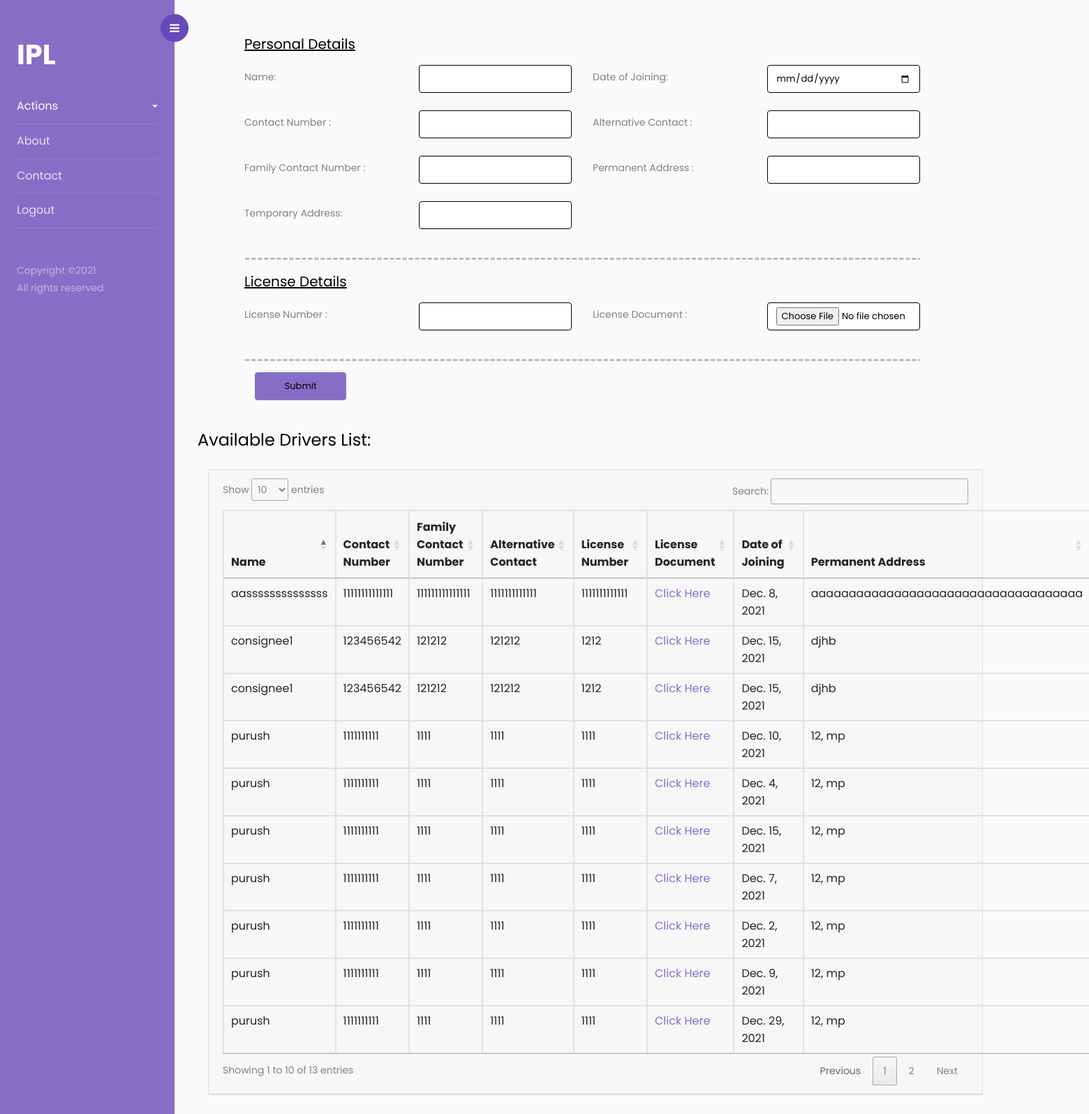
The app's page /driver/ (signed in) with its own data.
### application/models.py (models this page shows)
class DriverModel(models.Model):
    name = models.CharField(max_length=45)
    contact_number = models.BigIntegerField(default=None)
    alternate_contact = models.BigIntegerField(default=None)
    family_contact = models.BigIntegerField(default=None)
    date_of_joining = models.DateField(null=True, default=None)
    license_number = models.CharField(max_length=45)
    license_document = models.FileField(upload_to=user_directory_path)
    address_permanent = models.CharField(max_length=300, default=None)
    address_temporary = models.CharField(max_length=300, default=None)
    created_dtm = models.DateTimeField(auto_now_add=True)
    updated_dtm = models.DateTimeField(auto_now=True)
    class Meta:
        db_table = 'Driver'
        get_latest_by = 'created_dtm'
        ordering = ['name']

### application/views.py (the view, shortened to what this page needs)
# urls.py: re_path('driver/?$', DriverView.as_view(), name='driver'),
class DriverView(LoginRequiredMixin, View):
    def get(self, request, *args, **kwargs):
        form = DriverForm()
        print(DriverModel.objects.all())
        self.context = {
            'form': form,
            'drivers': DriverModel.objects.all()
        }
        return render(request, "driver.html", self.context)

### application/forms.py (shortened to what this page needs)
class DriverForm(ModelForm):
    class Meta:
        model = DriverModel
        exclude = ['created_dtm', 'updated_dtm']

### application/templates/driver.html (shortened to what this page needs)
{% extends 'base.html' %}
{% load static %}
{% block body_content %}
<div class="main-content">
     <div class="wrapper">
        <div class="container">
            <div class="col-sm-12">
                <div class="row">
                    <form method="POST" name="order-form" action="" enctype="multipart/form-data">
                        <h5><u>Personal Details</u></h5>
                        <div class="row">
                            <div class="col-6">
                                <div class="form-group row">
                                    <label for="{{form.name.id_for_label}}" class="col-sm-6 col-form-label">Name:</label>
                                    <div class="col-sm-6 has-feedback">
                                        {{form.name}}
                                    </div>
                                </div>
                                <div class="form-group row">
                                    <label for="{{form.contact_number.id_for_label}}" class="col-sm-6 col-form-label">Contact Number
                                        :</label>
                                    <div class="col-sm-6 has-feedback">
                                        {{form.contact_number}}
                                    </div>
                                </div>
                                <div class="form-group row">
                                    <label for="{{form.family_contact.id_for_label}}" class="col-sm-6 col-form-label">Family Contact
                                        Number
                                        :</label>
                                    <div class="col-sm-6 has-feedback">
                                        {{form.family_contact}}
                                    </div>
                                </div>
                                <div class="form-group row">
                                    <label for="{{form.address_temporary.id_for_label}}" class="col-sm-6 col-form-label">Temporary
                                        Address:</label>
                                    <div class="col-sm-6 has-feedback">
                                        {{form.address_temporary}}
                                    </div>
                                </div>
                            </div>
                            <div class="col-6">
                                <div class="form-group row">
                                    <label for="{{form.date_of_joining.id_for_label}}" class="col-sm-6 col-form-label">Date of
                                        Joining:</label>
                                    <div class="col-sm-6 has-feedback">
                                        <input name="date_of_joining" type="date" id="date_of_joining" required>
                                    </div>
                                </div>
                                <div class="form-group row">
                                    <label for="{{form.alternate_contact.id_for_label}}" class="col-sm-6 col-form-label">Alternative
                                        Contact
                                        :</label>
                                    <div class="col-sm-6 has-feedback">
                                        {{form.alternate_contact}}
                                    </div>
                                </div>
                                <div class="form-group row">
                                    <label for="{{form.address_permanent.id_for_label}}" class="col-sm-6 col-form-label">Permanent
                                        Address
                                        :</label>
                                    <div class="col-sm-6 has-feedback">
                                        {{form.address_permanent}}
                                    </div>
                                </div>
                            </div>
                        </div>
                        <hr class="rounded">
                        <h5><u>License Details</u></h5>
                        <div class="row">
                            <div class="col-6">
                                <div class="form-group row">
                                    <label for="{{form.license_number.id_for_label}}" class="col-sm-6 col-form-label">License Number
                                        :</label>
                                    <div class="col-sm-6 has-feedback">
                                         {{form.license_number}}
                                    </div>
                                </div>
                            </div>
                            <div class="col-6">
                                <div class="form-group row">
                                    <label for="{{form.license_document.id_for_label}}" class="col-sm-6 col-form-label">License Document
                                        :</label>
                                    <div class="col-sm-6 has-feedback">
                                         {{form.license_document}}
                                    </div>
                                </div>
                            </div>
                        </div>
                        <hr class="rounded">
                        <div class="form-group">
                            <div class="controls col-md-2 ">
                                <input type="submit" class="btn btn btn-primary">
                            </div>
                        </div>
                     </form>
                </div>
            </div>
        </div>
                             <div class="row">
                        <div class="table-wrapper-scroll-y my-custom-scrollbar">
                    <h4 class="mb-4 ">Available Drivers List:</h4>
<div class="container mt-100">
    <div class="row">
        <div class="col-md-12">
            <div class="card">
                <div class="card-header">
      <table class="table table-bordered" id="driverTable" >
        <thead>
          <tr>
            <th scope="col">Name</th>
            <th scope="col">Contact Number</th>
            <th scope="col">Family Contact Number</th>
            <th scope="col">Alternative Contact</th>
            <th scope="col">License Number</th>
            <th scope="col">License Document</th>
            <th scope="col">Date of Joining</th>
            <th scope="col">Permanent Address</th>
          </tr>
        </thead>
        <tbody>
            {% for driver in drivers%}
          <tr>
            <td>{{driver.name}}</td>
            <td>{{driver.contact_number}}</td>
            <td>{{driver.family_contact}}</td>
            <td>{{driver.alternate_contact}}</td>
            <td>{{driver.license_number}}</td>
              <td><a href="ipl/{{driver.license_document}}" target="_blank">Click Here</a></td>
            <td>{{driver.date_of_joining}}</td>
            <td>{{driver.address_permanent}}</td>
          </tr>
            {% endfor %}
        </tbody>
      </table>
                </div>
            </div>        </div>
    </div>
</div>
    </div>
                    </div>
     </div>
</div>
{% endblock body_content %}

### application/templates/base.html (shortened to what this page needs)
{% load static %}
<html lang="en">
  <head>
	  <link rel="stylesheet" href="https://stackpath.bootstrapcdn.com/font-awesome/4.7.0/css/font-awesome.min.css">
	  <link rel="stylesheet" href=" {% static '/css/style.css' %}" />
	  <link rel="stylesheet" href="https://cdn.datatables.net/1.10.2/css/jquery.dataTables.min.css">
  </head>
  <body>
		<div class="wrapper d-flex align-items-stretch">
			<nav id="sidebar">
				<div class="custom-menu">
					<button type="button" id="sidebarCollapse" class="btn btn-primary">
	          <i class="fa fa-bars"></i>
	        </button>
        </div>
				<div class="p-4 pt-5">
		  		<h1><a href="" class="logo">IPL</a></h1>
	        	<ul class="list-unstyled components mb-5">
	          <li class="active">
	            <a href="#homeSubmenu" data-toggle="collapse" aria-expanded="false" class="dropdown-toggle">Actions</a>
	          </li>
	          <li>
	              <a href="#">About</a>
	          </li>
	          <li>
              <a href="#">Contact</a>
	          </li>
	          <li>
              <a href="{{logout_url}}">Logout</a>
	          </li>
	        </ul>
	        <div class="footer">
	        	<p>
						  Copyright &copy;<script>document.write(new Date().getFullYear());</script> <br>All rights
																										  reserved
	        </div>
	      </div>
    	</nav>
      <div id="content" class="p-4 p-md-5 pt-5">
		  {% block body_content %}{% endblock body_content %}
      </div>
		</div>
  </body>
</html>

### application/templates/driver.html (style rules this page uses)
hr.rounded { border-top: 3px dashed #bbb; border-radius: 5px; }
.form-control { border:1px solid black; }
.form-group { margin-bottom: 25px; }
h5 { margin-bottom: 15px; }

### records on screen
DriverModel: name "aassssssssssssss", contact_number "11111111111111", family_contact "111111111111111", alternate_contact "1111111111111", license_number "1111111111111", date_of_joining "Dec. 8, 2021", address_permanent "aaaaaaaaaaaaaaaaaaaaaaaaaaaaaaaaaaaa"
DriverModel: name "consignee1", contact_number "123456542", family_contact "121212", alternate_contact "121212", license_number "1212", date_of_joining "Dec. 15, 2021", address_permanent "djhb"
DriverModel: name "consignee1", contact_number "123456542", family_contact "121212", alternate_contact "121212", license_number "1212", date_of_joining "Dec. 15, 2021", address_permanent "djhb"
DriverModel: name "purush", contact_number "1111111111", family_contact "1111", alternate_contact "1111", license_number "1111", date_of_joining "Dec. 10, 2021", address_permanent "12, mp"
DriverModel: name "purush", contact_number "1111111111", family_contact "1111", alternate_contact "1111", license_number "1111", date_of_joining "Dec. 4, 2021", address_permanent "12, mp"
DriverModel: name "purush", contact_number "1111111111", family_contact "1111", alternate_contact "1111", license_number "1111", date_of_joining "Dec. 15, 2021", address_permanent "12, mp"
DriverModel: name "purush", contact_number "1111111111", family_contact "1111", alternate_contact "1111", license_number "1111", date_of_joining "Dec. 7, 2021", address_permanent "12, mp"
DriverModel: name "purush", contact_number "1111111111", family_contact "1111", alternate_contact "1111", license_number "1111", date_of_joining "Dec. 2, 2021", address_permanent "12, mp"
DriverModel: name "purush", contact_number "1111111111", family_contact "1111", alternate_contact "1111", license_number "1111", date_of_joining "Dec. 9, 2021", address_permanent "12, mp"
DriverModel: name "purush", contact_number "1111111111", family_contact "1111", alternate_contact "1111", license_number "1111", date_of_joining "Dec. 29, 2021", address_permanent "12, mp"
